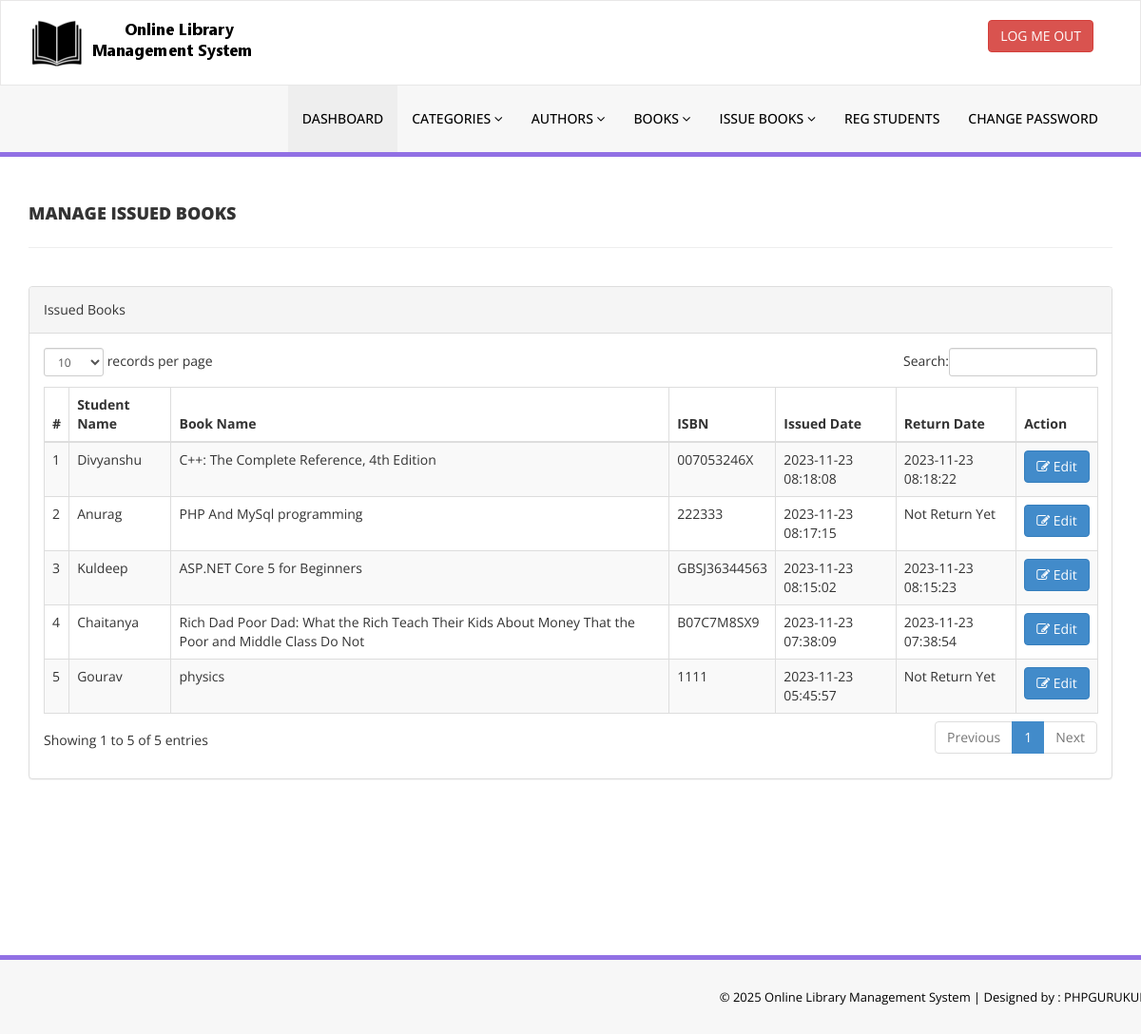
/library/admin/manage-issued-books.php (signed in), run on the app's committed database.
### tables this page shows
CREATE TABLE `tblissuedbookdetails` (
  `id` int(11) NOT NULL,
  `BookId` int(11) DEFAULT NULL,
  `StudentID` varchar(150) DEFAULT NULL,
  `IssuesDate` timestamp NULL DEFAULT current_timestamp(),
  `ReturnDate` timestamp NULL DEFAULT NULL ON UPDATE current_timestamp(),
  `RetrunStatus` int(1) DEFAULT NULL,
  `fine` int(11) DEFAULT NULL
);

CREATE TABLE `tblstudents` (
  `id` int(11) NOT NULL,
  `StudentId` varchar(100) DEFAULT NULL,
  `FullName` varchar(120) DEFAULT NULL,
  `EmailId` varchar(120) DEFAULT NULL,
  `MobileNumber` char(11) DEFAULT NULL,
  `Password` varchar(120) DEFAULT NULL,
  `Status` int(1) DEFAULT NULL,
  `RegDate` timestamp NULL DEFAULT current_timestamp(),
  `UpdationDate` timestamp NULL DEFAULT NULL ON UPDATE current_timestamp()
);

CREATE TABLE `tblbooks` (
  `id` int(11) NOT NULL,
  `BookName` varchar(255) DEFAULT NULL,
  `CatId` int(11) DEFAULT NULL,
  `AuthorId` int(11) DEFAULT NULL,
  `ISBNNumber` varchar(25) DEFAULT NULL,
  `BookPrice` decimal(10,2) DEFAULT NULL,
  `bookImage` varchar(250) NOT NULL,
  `isIssued` int(1) DEFAULT NULL,
  `RegDate` timestamp NULL DEFAULT current_timestamp(),
  `UpdationDate` timestamp NULL DEFAULT NULL ON UPDATE current_timestamp()
);

### library/admin/manage-issued-books.php (the view, shortened to what this page needs)
<?php
include('includes/config.php');
if(strlen($_SESSION['alogin'])==0)
    {
header('location:index.php');
}
else{
    ?>
<!DOCTYPE html>
<html xmlns="http://www.w3.org/1999/xhtml">
<head>
    <link href="assets/css/bootstrap.css" rel="stylesheet" />
    <link href="assets/css/font-awesome.css" rel="stylesheet" />
    <link href="assets/js/dataTables/dataTables.bootstrap.css" rel="stylesheet" />
    <link href="assets/css/style.css" rel="stylesheet" />
</head>
<body>
<?php include('includes/header.php');?>
    <div class="content-wrapper">
         <div class="container">
        <div class="row pad-botm">
            <div class="col-md-12">
                <h4 class="header-line">Manage Issued Books</h4>
    </div>
     <div class="row">
</div>
        </div>
            <div class="row">
                <div class="col-md-12">
                    <div class="panel panel-default">
                        <div class="panel-heading">
                          Issued Books
                        </div>
                        <div class="panel-body">
                            <div class="table-responsive">
                                <table class="table table-striped table-bordered table-hover" id="dataTables-example">
                                    <thead>
                                        <tr>
                                            <th>#</th>
                                            <th>Student Name</th>
                                            <th>Book Name</th>
                                            <th>ISBN </th>
                                            <th>Issued Date</th>
                                            <th>Return Date</th>
                                            <th>Action</th>
                                        </tr>
                                    </thead>
                                    <tbody>
<?php $sql = "SELECT tblstudents.FullName,tblbooks.BookName,tblbooks.ISBNNumber,tblissuedbookdetails.IssuesDate,tblissuedbookdetails.ReturnDate,tblissuedbookdetails.id as rid from  tblissuedbookdetails join tblstudents on tblstudents.StudentId=tblissuedbookdetails.StudentId join tblbooks on tblbooks.id=tblissuedbookdetails.BookId order by tblissuedbookdetails.id desc";
$query = $dbh -> prepare($sql);
$query->execute();
$results=$query->fetchAll(PDO::FETCH_OBJ);
$cnt=1;
if($query->rowCount() > 0)
{
foreach($results as $result)
{               ?>
                                        <tr class="odd gradeX">
                                            <td class="center"><?php echo htmlentities($cnt);?></td>
                                            <td class="center"><?php echo htmlentities($result->FullName);?></td>
                                            <td class="center"><?php echo htmlentities($result->BookName);?></td>
                                            <td class="center"><?php echo htmlentities($result->ISBNNumber);?></td>
                                            <td class="center"><?php echo htmlentities($result->IssuesDate);?></td>
                                            <td class="center"><?php if($result->ReturnDate=="")
                                            {
                                                echo htmlentities("Not Return Yet");
                                            } else {
                                            echo htmlentities($result->ReturnDate);
}
                                            ?></td>
                                            <td class="center">
                                            <a href="update-issue-bookdeails.php?rid=<?php echo htmlentities($result->rid);?>"><button class="btn btn-primary"><i class="fa fa-edit "></i> Edit</button>
                                            </td>
                                        </tr>
 <?php $cnt=$cnt+1;}} ?>
                                    </tbody>
                                </table>
                            </div>
                        </div>
                    </div>
                </div>
            </div>
    </div>
    </div>
  <?php include('includes/footer.php');?>
</body>
</html>
<?php } ?>

### library/admin/assets/css/style.css (style rules this page uses)
.content-wrapper { margin-top: 40px; min-height:800px; padding-bottom:90px; }
.header-line { font-weight:900; padding-bottom:25px; border-bottom:1px solid #eeeeee; text-transform:uppercase; }
.pad-botm { padding-bottom:30px; }

### data on the page
tblissuedbookdetails: tblstudents.FullName "Divyanshu", BookId.BookName "C++: The Complete Reference, 4th Edition", BookId.ISBNNumber "007053246X", IssuesDate "2023-11-23 08:18:08", ReturnDate "2023-11-23 08:18:22"
tblissuedbookdetails: tblstudents.FullName "Anurag", BookId.BookName "PHP And MySql programming", BookId.ISBNNumber "222333", IssuesDate "2023-11-23 08:17:15"
tblissuedbookdetails: tblstudents.FullName "Kuldeep", BookId.BookName "ASP.NET Core 5 for Beginners", BookId.ISBNNumber "GBSJ36344563", IssuesDate "2023-11-23 08:15:02", ReturnDate "2023-11-23 08:15:23"
tblissuedbookdetails: tblstudents.FullName "Chaitanya", BookId.BookName "Rich Dad Poor Dad: What the Rich Teach Their Kids About Money That the Poor and Middle Class Do Not", BookId.ISBNNumber "B07C7M8SX9", IssuesDate "2023-11-23 07:38:09", ReturnDate "2023-11-23 07:38:54"
tblissuedbookdetails: tblstudents.FullName "Gourav", BookId.BookName "physics", BookId.ISBNNumber "1111", IssuesDate "2023-11-23 05:45:57"
